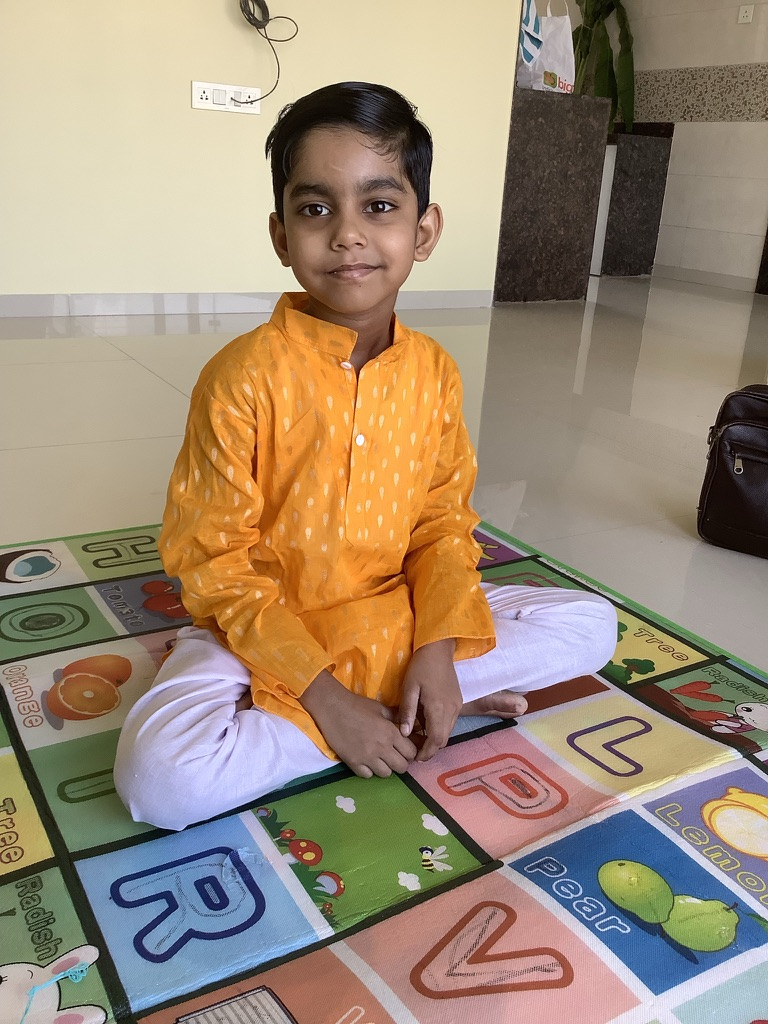
#> input picture Image resizer/Me.jpeg, 768 x 1024 px
$ python main.py
#> lines starting #> are read from the running program, lines starting #| are printed output that depends on the picture
from pathlib import Path

import cv2


OUTPUTS = {
	"Small": (200, "input_image_small.jpg"),
	"Medium": (400, "input_image_medium.jpg"),
	"Large": (600, "input_image_large.jpg"),
}


def main():
	image_path = Path(input("Enter the image path: ").strip().strip('"')).expanduser()
#> the answer given: Me.jpeg
	image = cv2.imread(str(image_path), cv2.IMREAD_COLOR)
#> image is the input picture: shape (1024, 768, 3); mean B, G, R 119.1, 139.8, 157.5
	if image is None:
		print(f"Could not load an image from: {image_path}")
		return

	height, width = image.shape[:2]
#> height = 1024; width = 768
	crop_size = min(height, width)
#> crop_size = 768
	top = (height - crop_size) // 2
#> top = 128
	left = (width - crop_size) // 2
#> left = 0
	square_image = image[top:top + crop_size, left:left + crop_size]
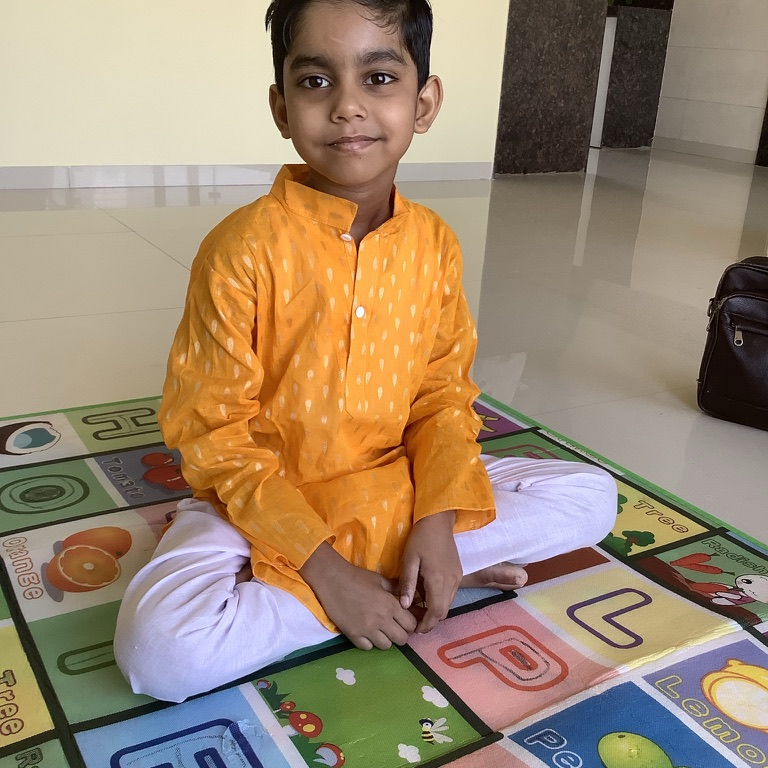
#> square_image: shape (768, 768, 3); mean B, G, R 112.2, 135.8, 156.5

	output_directory = image_path.resolve().parent
	interpolation = cv2.INTER_AREA
	if crop_size < 600:
		interpolation = cv2.INTER_CUBIC

	for label, (side_length, filename) in OUTPUTS.items():
		resized = cv2.resize(
			square_image,
			(side_length, side_length),
			interpolation=interpolation,
		)
		output_path = output_directory / filename
		if not cv2.imwrite(str(output_path), resized):
			print(f"Could not save resized image: {output_path}")
			continue

		print(f"Saved {label.lower()} image: {output_path}")
		cv2.imshow(f"{label} - {side_length}x{side_length}", resized)
#> this loop made 3 passes
#> pass 1, in main, `resized = cv2.resize( square_image, (side_length, side_length), interp..`:
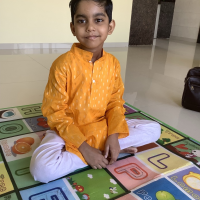
#> resized: shape (200, 200, 3); mean B, G, R 112.2, 135.8, 156.5

	print("Press any key in an image window to close all previews.")
	cv2.waitKey(0)
	cv2.destroyAllWindows()


if __name__ == "__main__":
	main()
